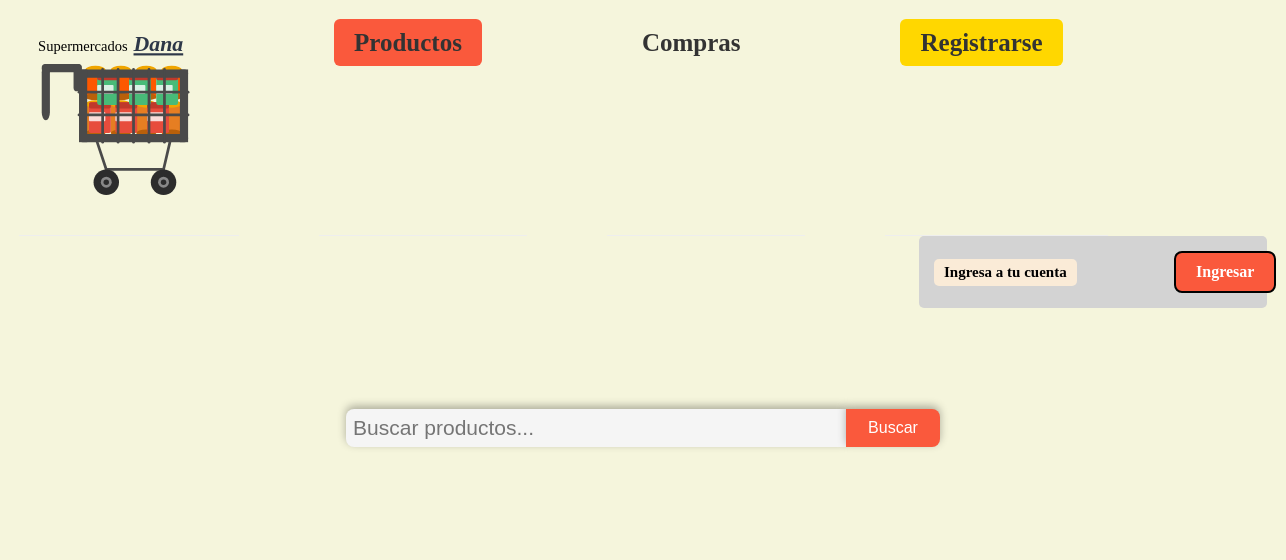
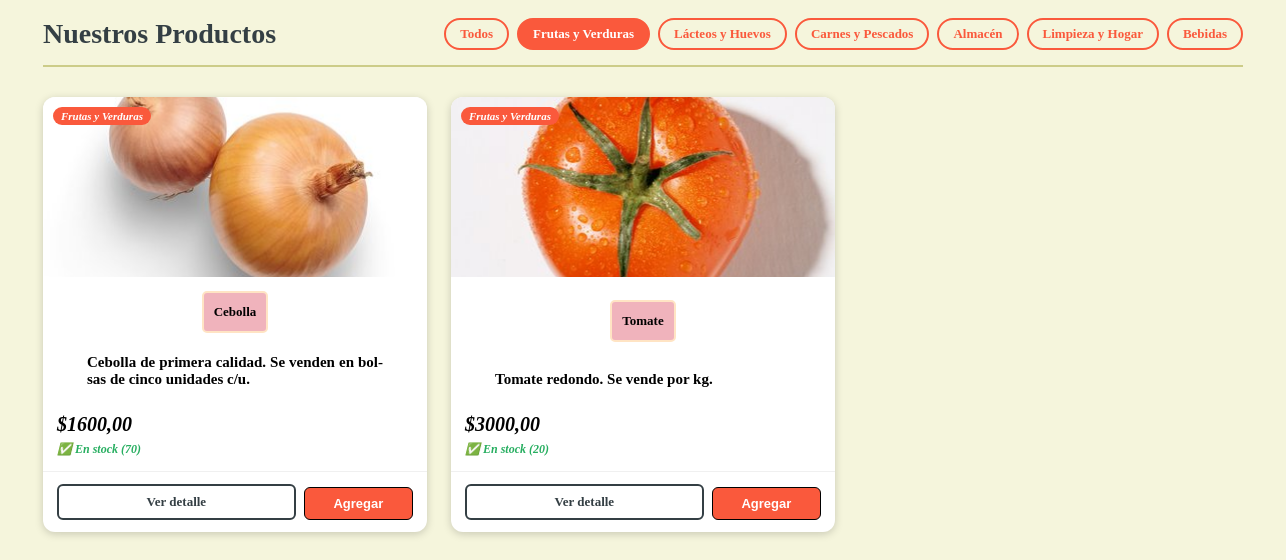
The page /productos/?categoria=1 on the database as committed earlier (2 pictures, top to bottom).
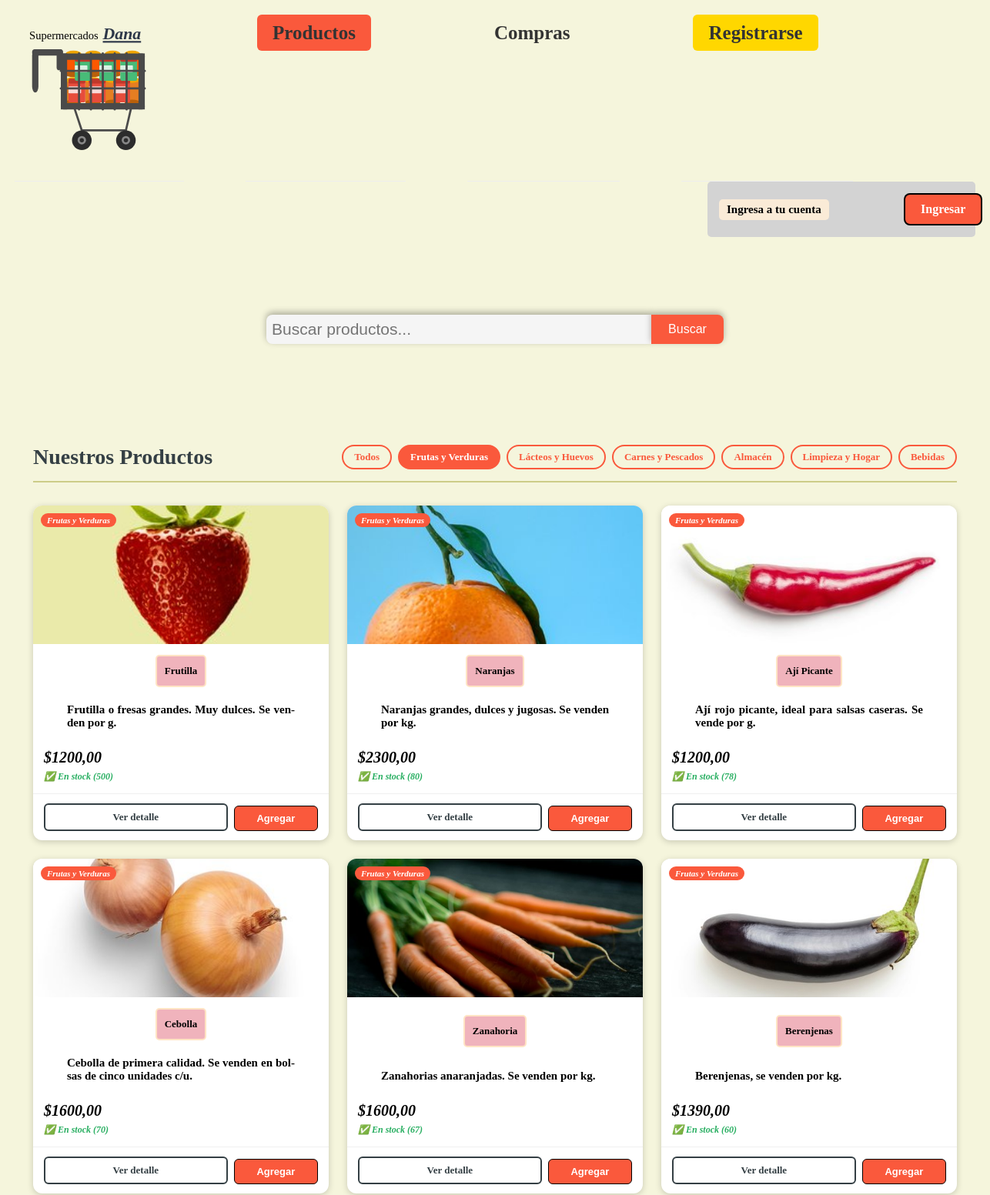
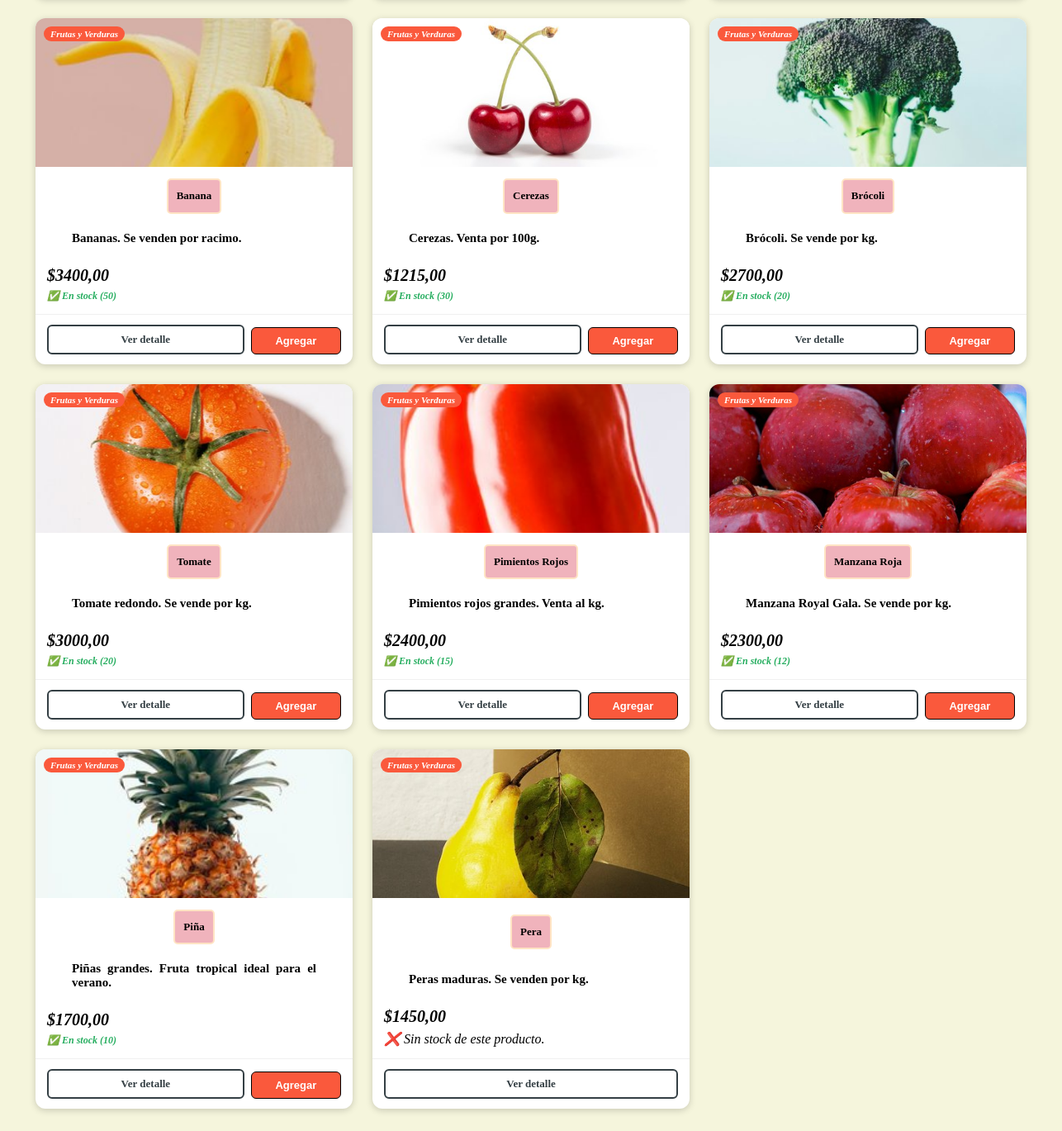
The same page on the database as committed later (2 pictures, top to bottom).
### productos/models.py (models this page shows, shortened)
class Categoria(models.Model):
    nombre = models.CharField(max_length=100)
    descripcion=models.TextField(blank=True)

class Producto(models.Model):
    nombre = models.CharField(max_length=200)
    descripcion = models.TextField(blank=True)
    precio = models.DecimalField(max_digits=10, decimal_places=2)
    stock = models.PositiveIntegerField(default=0)
    categoria = models.ForeignKey(
        Categoria,
        on_delete=models.PROTECT,
        related_name='productos'
    )
    imagen=models.ImageField(upload_to='productos/', blank=True, null=True)

### productos/views.py (the view)
# urls.py: path('productos/', views.lista_productos, name='lista'),
def lista_productos(request):
    categoria_id = request.GET.get('categoria')
    productos = Producto.objects.all()
    categorias = Categoria.objects.all()
    categoria_activa = None
    if categoria_id:
        categoria_activa = Categoria.objects.filter(id=categoria_id).first()
        if categoria_activa:
            productos = productos.filter(categoria=categoria_activa)
    productos = productos.order_by('-stock', 'nombre')
    cliente = None
    if request.user.is_authenticated:
        from clientes.models import Cliente
        cliente = Cliente.objects.filter(usuario=request.user).first()
    context = {
        'productos': productos,
        'categorias': categorias,
        'categoria_activa': categoria_activa,
        'cliente': cliente,
    }
    return render(request, 'productos/lista.html', context)

### productos/context_processors.py (called while the page is built)
def busqueda_global(request):
    query = request.GET.get('q', '').strip()
    resultados_busqueda = []
    if query:
        resultados_busqueda = Producto.objects.filter(
           nombre__icontains= query,
        )[:6]
    return {
        'resultados_busqueda': resultados_busqueda,
        'query_global': query,
    }

### templates/productos/lista.html (shortened to what this page needs)
{% extends 'base.html' %}
{% load static %}
{% block content %}
<div class="catalogo-wrapper">
  <div class="catalogo-header">
    <h1>Nuestros Productos</h1>
     <div class="catalogo-filtros">
       <a href="{% url 'productos:lista' %}" class="filtro-btn {% if not categoria_activa %}active{% endif %}">
          Todos
       </a>
       {% for categoria in categorias %}
       <a href="{% url 'productos:lista' %}?categoria={{ categoria.id }}" class="filtro-btn {% if categoria_activa.id == categoria.id %}active{% endif %}">
        {{ categoria.nombre }}
       </a>
       {% endfor %}
     </div>
    </div>
    {% if productos %}
    <div class="productos-grid">
      {% for producto in productos %}
      <article class="producto-card">
        <div class="producto-imagen-wrapper">
          {% if producto.imagen %}
          <img src="{{ producto.imagen.url }}" alt="{{ producto.nombre }}" class="producto-imagen">
          {% else %}
          <img src="https://placehold.co/300x200?text={{ producto.nombre }}" alt="{{ producto.nombre }}" class="producto-imagen">
          {% endif %}
          <span class="producto-categoria-badge">
            {{ producto.categoria.nombre }}
          </span>
        </div>
        <div class="producto-info">
          <h3 class="producto-nombre">{{ producto.nombre }}</h3>
          <p class="producto-descripcion">
            {{ producto.descripcion|truncatechars:80 }}
          </p>
          <div class="producto-precio-wrapper">
            {% if request.user.is_authenticated and cliente.es_cliente_premium %}
            <span class="producto-precio-original">
              ${{ producto.precio }}
            </span>
            <span>
              ${{ producto.precio_con_descuento }}
              <span>&#127775; Premium</span>
            </span>
            {% else %}
            <span class="producto-precio">
              ${{ producto.precio }}
            </span>
            {% endif %}
          </div>
          {% if producto.stock > 0 %}
          <span class="producto-stock disponible">
            &#9989; En stock ({{ producto.stock }})
          </span>
          {% else %}
          <span>
            &#10060; Sin stock de este producto.
          </span>
          {% endif %}
          </div>
          <div class="producto-acciones">
            <a href="{% url 'productos:detalle' producto.id %}" class="btn-detalle">
              Ver detalle
            </a>
          {% if producto.stock > 0 %}
            <form method="POST" action="{% url 'carrito:agregar' producto.id %}">
              <button type="submit" class="btn-agregar" style="border: 1px solid black">
                Agregar
              </button>
            </form>
          {% endif %}
        </div>
      </article>
      {% endfor %}
    </div>
  {% endif %}
</div>
{% endblock %}

### templates/base.html (shortened to what this page needs)
{% load static %}
<!DOCTYPE html>
<html lang="es">
    <head>
        <link rel="stylesheet" href="{% static 'css/navbar.css' %}">
        {% block extra_css %}
        <link rel="stylesheet" href="{% static 'css/perfil.css' %}">
        <link rel="stylesheet" href="{% static 'css/inicio.css' %}">
        <link rel="stylesheet" href="{% static 'css/login.css' %}">
        <link rel="stylesheet" href="{% static 'css/checkout.css' %}">
        <link rel="stylesheet" href="{% static 'css/carrito.css' %}">
        <link rel="stylesheet" href="{% static 'css/productos.css' %}">
        {% endblock %}
    </head>
    <body>
        {% include 'navbar.html' %}
        <main>
            {% block content %}
            {% endblock %}
        </main>
    </body>
</html>

### templates/navbar.html (shortened to what this page needs)
{% load static %}
<nav class="menu">
   <ul>
     <li id="align">
        <a href="{% url 'productos:inicio' %}" id='init'>
            <img src="{% static 'img/carrito.svg'%}" alt="Supermercados Dana" class="brand-logo">
        </a>
     </li>
     <li>
        <a href="{% url 'productos:lista' %}"
        class="{% if request.path == '/productos/' %}active{% endif %}">
         Productos
        </a>
     </li>
     <li>
        <a href="{% url 'carrito:ver' %}"
         class="{% if request.path == '/carrito/' %}active{% endif %}">
         Compras
        </a>
     </li>
     {% if request.user.is_authenticated %}
     <li>
       <a href="{% url 'clientes:perfil' %}" id="cuenta"
         class="{% if request.path == '/perfil/' %}active{% endif %}">
         Mi Cuenta
        </a>
     </li>
     {% else %}
     <li>
       <a href="{% url 'clientes:registro' %}" id="registro"
        class="{% if request.path == '/registro/' %}active{% endif %}">
         Registrarse
       </a>
     </li>
     {% endif %}
   </ul>
</nav>
<nav>
    <div class="nav-auth">
        {% if request.user.is_authenticated %}
        <p class="user">
            ¡Bienvenido, <strong>{{ request.user.username }}</strong>!
        </p>
        <form method="POST" action="{% url 'clientes:logout' %}" class="form-login">
            {% csrf_token %}
            <button type="submit" class="nav-button">
                Cerrar Sesión
            </button>
        </form>
        {% else %}
        <p class="user">
            Ingresa a tu cuenta
        </p>
        <a href="{% url 'clientes:login' %}" class="nav-button">
            Ingresar
        </a>
        {% endif %}
    </div>
</nav>
<nav>
    <div class="search">
        <form method="GET" action="{% url 'productos:buscar' %}" class="search-form">
            <input type="search" name="q" class="global-search" placeholder="Buscar productos..." value="{{ query_global }}">
            <button type="submit" class="search-button">Buscar</button>
        </form>
    </div>
</nav>

### static/css/navbar.css (style rules this page uses)
h1 { text-align: center; margin-top:auto; }
span { font-style: italic; text-decoration: none; }
p { text-align:center; }
.search { display: flex; flex-direction: column; position: relative; justify-self: center; }
li { padding: 10px 15px; color: #333; font-size: 25px; border-bottom: 1px solid #eee; }
.search-form { display:flex; align-items: center; margin-bottom: 100px; height: 40px; }
.global-search { flex: 1; width: 500px; height: auto; border-radius: 8px 0 0 8px; background-color: whitesmoke; color: black; font-size: 21px; padding: 7px; box-sizing: border-box; margin: 0 auto; border: none; box-shadow: 0 -3px 8px rgba(0,0,0,0.3); }
.menu { flex-grow: 2; color: #343f44; align-items: left; flex-direction: row; display:flex; }
.brand-logo { display: inline-block; width: 200px; height: auto; background-size: contain; background-repeat:no-repeat; animation: glow 2s ease-in-out infinite alternate; }
.menu ul { list-style-type: none; display: flex; gap: 40px; justify-content: space-evenly; margin: 0; padding: 0; }
.menu ul li#align { padding: 5px; margin-top: 0; margin-bottom: 0; }
.menu ul li:not(#align) a { margin-right: 30px; font-weight: 600; margin-top: 40px; padding: 10px 20px; margin-bottom: 20px; text-decoration: none; color: inherit; transition: background-color 0.2s ease, color 0.2s ease; }
a { text-decoration: none; color: inherit; }
.menu li:not(#align) a.active { background-color: #fa593c; border-radius: 6px; }
#registro { background-color: gold; border-radius: 6px; }
.menu li { margin-right: 40px; font-weight: 600; }
#init { color: beige; background-color: transparent; padding: 5px; border-radius: 5px; }
body { background-color: beige; padding: 5px; margin: 14px; }
.search-button { background-color: #fa593c; margin-left: auto; color:white; position: relative; box-sizing: boder-box; border: none; font-size: 16px; justify-self: center; display: inline-flex; border-radius: 0 8px 8px 0; padding: 10px 22px; font-weight: 400; cursor: pointer; box-shadow: 0 -3px 8px rgba(0,0,0,0.3); }
.nav-button { background-color: #fa593c; color:white; border: 2px solid; border-color: black; position: relative; display: flex; margin-left: 240px; border-radius: 8px; padding: 10px 20px; font-weight: 600; cursor: pointer; }
.user { margin-left: auto; position: absolute; background-color: antiquewhite; border-radius: 5px; padding: 5px 10px; gap: 8px; }
.nav-auth { display: flex; background-color: lightgray; border-radius: 5px; padding: 15px; align-items: center; margin-bottom: 100px; margin-left: 900px; }

### static/css/perfil.css (style rules this page uses)
h3 { align-items: center; font-size: 40px; display: table; color: black; padding: 10px; border: 2px solid bisque; border-radius: 5px; margin: auto; background-color: lightblue; }

### static/css/inicio.css (style rules this page uses)
p { color: black; font-size: 15px; text-align: justify; text-justify: newspaper; line-break:auto; word-spacing: normal; font-weight: 600; hyphens: auto; justify-content: flex-start; margin-left: 30px; margin-right: 30px; }

### static/css/login.css (style rules this page uses)
h3 { align-items: center; font-size: 40px; display: table; color: black; padding: 10px; border: 2px solid bisque; border-radius: 5px; margin: auto; background-color: lightblue; }

Rows that differ between the two databases and show on the page:
added Producto: imagen (picture), categoria.nombre "Frutas y Verduras", nombre "Frutilla", descripcion "Frutilla o fresas grandes. Muy dulces. Se venden por g.", precio "1200,00", stock "500", shows "Agregar"
added Producto: imagen (picture), categoria.nombre "Frutas y Verduras", nombre "Naranjas", descripcion "Naranjas grandes, dulces y jugosas. Se venden por kg.", precio "2300,00", stock "80", shows "Agregar"
added Producto: imagen (picture), categoria.nombre "Frutas y Verduras", nombre "Ají Picante", descripcion "Ají rojo picante, ideal para salsas caseras. Se vende por g.", precio "1200,00", stock "78", shows "Agregar"
added Producto: imagen (picture), categoria.nombre "Frutas y Verduras", nombre "Zanahoria", descripcion "Zanahorias anaranjadas. Se venden por kg.", precio "1600,00", stock "67", shows "Agregar"
added Producto: imagen (picture), categoria.nombre "Frutas y Verduras", nombre "Berenjenas", descripcion "Berenjenas, se venden por kg.", precio "1390,00", stock "60", shows "Agregar"
added Producto: imagen (picture), categoria.nombre "Frutas y Verduras", nombre "Banana", descripcion "Bananas. Se venden por racimo.", precio "3400,00", stock "50", shows "Agregar"
added Producto: imagen (picture), categoria.nombre "Frutas y Verduras", nombre "Cerezas", descripcion "Cerezas. Venta por 100g.", precio "1215,00", stock "30", shows "Agregar"
added Producto: imagen (picture), categoria.nombre "Frutas y Verduras", nombre "Brócoli", descripcion "Brócoli. Se vende por kg.", precio "2700,00", stock "20", shows "Agregar"
added Producto: imagen (picture), categoria.nombre "Frutas y Verduras", nombre "Pimientos Rojos", descripcion "Pimientos rojos grandes. Venta al kg.", precio "2400,00", stock "15", shows "Agregar"
added Producto: imagen (picture), categoria.nombre "Frutas y Verduras", nombre "Manzana Roja", descripcion "Manzana Royal Gala. Se vende por kg.", precio "2300,00", stock "12", shows "Agregar"
added Producto: imagen (picture), categoria.nombre "Frutas y Verduras", nombre "Piña", descripcion "Piñas grandes. Fruta tropical ideal para el verano.", precio "1700,00", stock "10", shows "Agregar"
added Producto: imagen (picture), categoria.nombre "Frutas y Verduras", nombre "Pera", descripcion "Peras maduras. Se venden por kg.", precio "1450,00", stock "❌ Sin stock de este producto."
